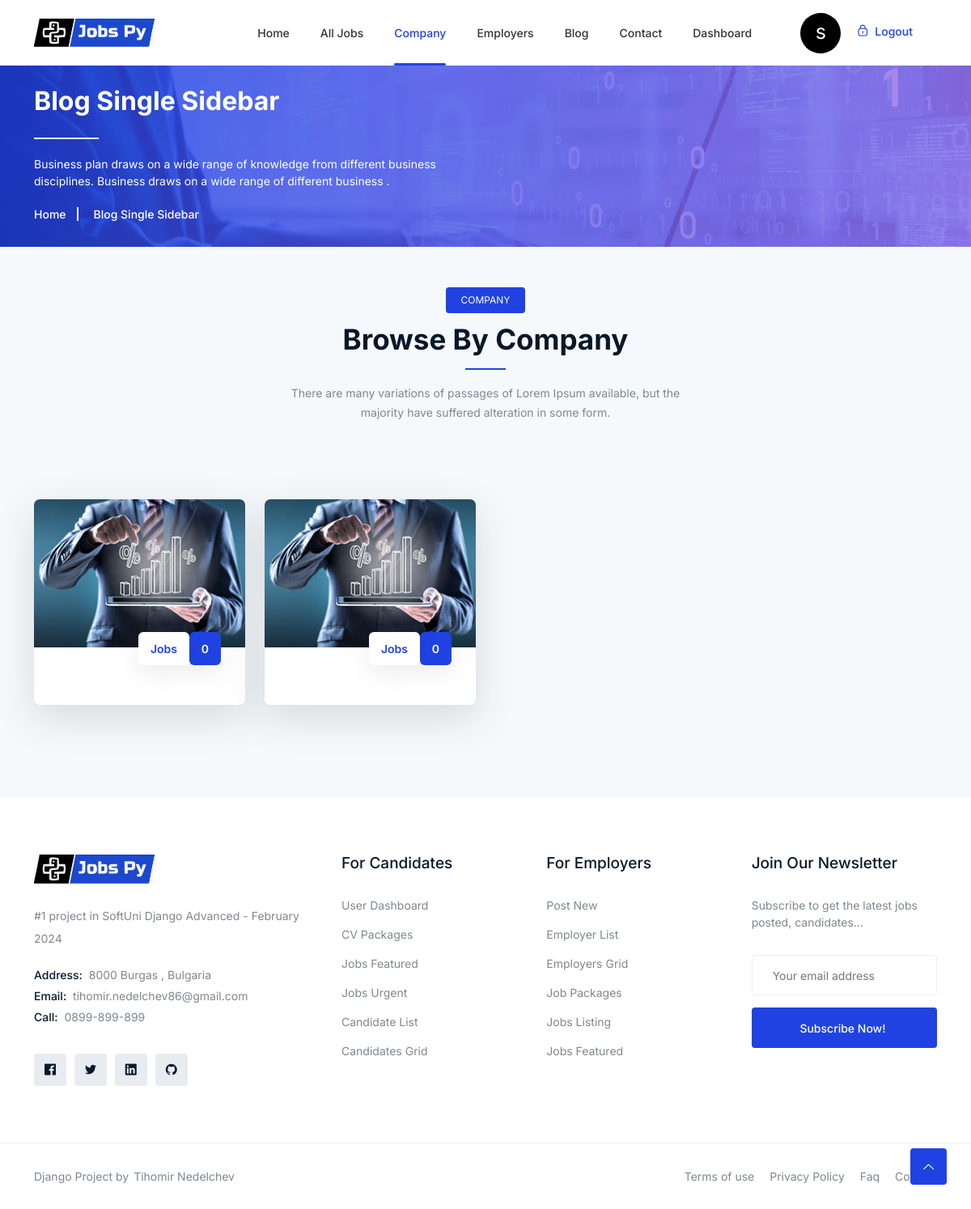
The page /company_lsit/ (signed in) on the database its author committed.
### jobsPy/accounts/models.py (models this page shows)
class Account(AbstractBaseUser, PermissionsMixin):
    username = None
    ROLE_CHOICES = (
        ('jobseeker', 'Job Seeker'),
        ('company', 'Company'),
    )
    role = models.CharField(max_length=10, choices=ROLE_CHOICES)
    date_joined = models.DateTimeField(auto_now_add=True)
    last_login = models.DateTimeField(auto_now_add=True)
    email = models.EmailField(max_length=100, unique=True, null=False, blank=False)
    USERNAME_FIELD = 'email'
    EMAIL_FIELD = 'email'
    REQUIRED_FIELDS = []
    objects = AccountModel()
    is_staff = models.BooleanField(default=False)

### jobsPy/company/models.py (models this page shows, shortened)
class CompanyProfile(models.Model):
    user = models.OneToOneField(UserModel, on_delete=models.CASCADE, primary_key=True, related_name="company")
    name = models.CharField(max_length=40)
    description = RichTextField(null=False, blank=False)
    location = models.CharField(max_length=40)
    email = models.EmailField(max_length=254, null=False, blank=False)
    image = models.ImageField(
        null=True, blank=True, upload_to="company/image")
    website_url = models.URLField(max_length=200)

### jobsPy/company/views.py (the view)
# urls.py: path('company_lsit/', AllCompany.as_view(), name="all_company"),
class AllCompany(ListView):
    model = CompanyProfile
    template_name = "company/company.html"

### templates/company/company.html (shortened to what this page needs)
{% extends 'base.html' %}
{% load static %}
{% block main_content %}
        <div class="breadcrumbs overlay">
        <div class="container">
            <div class="row">
                <div class="col-12">
                    <div class="breadcrumbs-content">
                        <h1 class="page-title">Blog Single Sidebar</h1>
                        <p>Business plan draws on a wide range of knowledge from different business<br> disciplines.
                            Business draws on a wide range of different business .</p>
                    </div>
                    <ul class="breadcrumb-nav">
                        <li><a href="index.html">Home</a></li>
                        <li>Blog Single Sidebar</li>
                    </ul>
                </div>
            </div>
        </div>
    </div>
    <section class="job-category style2 section">
        <div class="container">
            <div class="row">
                <div class="col-12">
                    <div class="section-title">
                        <span class="wow fadeInDown" data-wow-delay=".2s">Company</span>
                        <h2 class="wow fadeInUp" data-wow-delay=".4s">Browse by Company</h2>
                        <p class="wow fadeInUp" data-wow-delay=".6s">There are many variations of passages of Lorem
                            Ipsum available, but the majority have suffered alteration in some form.</p>
                    </div>
                </div>
            </div>
            <div class="cat-head">
                <div class="row">
                    {% for company in object_list %}
                    <div class="col-lg-3 col-md-6 col-12">
                        <a href="{% url 'company-details' company.pk %}" class="single-cat wow" data-wow-delay=".4s">
                            <div class="top-side">
        {% if company.image %}
          <img src="{{ company.image.url }}" alt="{{ company.name }} Image">
            {% else %}
            <img src="{% static 'images/jobs/category-2.jpg' %}" alt="{{ company.name }} Image">
        {% endif %}
                            </div>
                            <div class="bottom-side">
                                <span class="available-job2">Jobs</span><span class="available-job">{{ company.user.job_set.all|length }}</span>
                            </div>
                        </a>
                    </div>
                    {% endfor %}
                </div>
            </div>
        </div>
    </section>
{% endblock %}

### templates/base.html (shortened to what this page needs)
{% load static %}
{% load socialaccount %}
<!DOCTYPE html>
<html class="no-js" lang="zxx">
<head>
    <link rel="stylesheet" href="{% static '/css/bootstrap.min.css' %}" />
    <link rel="stylesheet" href="{% static '/css/LineIcons.2.0.css' %}" />
    <link rel="stylesheet" href="{% static '/css/animate.css' %}" />
    <link rel="stylesheet" href="{% static '/css/tiny-slider.css' %}" />
    <link rel="stylesheet" href="{% static '/css/glightbox.min.css' %}" />
    <link rel="stylesheet" href="{% static '/css/main.css' %}" />
    <link rel="stylesheet" href="{% static '/css/flaticon.css' %}" />
</head>
<body>
    <header class="header style4">
        <div class="navbar-area">
            <div class="container">
                <div class="row align-items-center">
                    <div class="col-lg-12">
                        <nav class="navbar navbar-expand-lg">
                            <a class="navbar-brand logo" href="{% url 'index' %}">
                                <img class="logo1" src="{% static '/images/logo/logo.svg'%}" alt="Logo" />
                            </a>
                            <div class="collapse navbar-collapse sub-menu-bar" id="navbarSupportedContent">
                                <ul id="nav" class="navbar-nav ml-auto">
                                    <li class="nav-item">
                                        <a class="{% if request.resolver_match.url_name == 'index' %}active{% endif %}" href="{% url 'index' %}">Home</a>
                                    </li>
                                    <li class="nav-item "><a class="{% if request.resolver_match.url_name == 'all-jobs' %}active{% endif %}" href="{% url 'all-jobs' %}">All Jobs</a>
                                    </li>
                                    <li class="nav-item"><a class="{% if request.resolver_match.url_name == 'all_company' %}active{% endif %}" href="{% url 'all_company' %}">Company</a>
                                    </li>
                                    <li class="nav-item"><a class="{% if request.resolver_match.url_name == 'all-employees' %}active{% endif %}" href="{% url 'all-employees' %}">Employers</a></li>
                                    <li class="nav-item"><a href="{% url 'blog-list' %}">Blog</a>
                                    </li>
                                    <li class="nav-item"><a class="{% if request.resolver_match.url_name == 'contact' %}active{% endif %}" href="{% url 'contact' %}">Contact </a> </li>
                                    {% if request.user.role == "company"%}
                                          <li class="nav-item "><a class="{% if request.resolver_match.url_name == 'company-dashboard' %}active{% endif %}" href="{% url 'company-dashboard' %}">Dashboard</a></li>
                                    {% elif request.user.role == "jobseeker"%}
                                          <li class="nav-item"><a href="{% url 'job seeker dashboard' %}">Dashboard</a></li>
                                    {% endif %}
                                </ul>
                            </div>
                            <div class="button">
                                {% if user.is_authenticated %}
                                {% if user.company.image %}
                                    <a href="{% url 'login_redirect_dashboard' %} "><img class="user-profile-small" src="{{ user.company.image.url }}" alt="Logo"></a>
                                {% elif user.jobseeker.profile_picture %}
                                    <a href="{% url 'login_redirect_dashboard' %} "><img class="user-profile-small" src="{{ user.jobseeker.profile_picture.url }}" alt="Logo"></a>
                                {% else %}
                                    <div class="text-center align-center"  style="align-items:center !important;justify-content:center !important;background-color: black;width: 50px;height: 50px;border-radius: 50px; margin-right: 20px">
                                    <a href="{% url 'login_redirect_dashboard' %}" style="padding-top: 10%; color: white; font-size: 25px" >{{ user.email.0 }}</a>
                                    </div>
                                {% endif %}
                                    <a href="{% url 'sing-out' %}"  class="login"><i class="lni lni-lock-alt"></i> Logout</a>
                                {% else %}
                                <a href="{% url 'login' %}"   class="login"><i
                                        class="lni lni-lock-alt"></i> Login</a>
                                <a href="{% url 'registration' %}"  class="btn">Sign Up</a>
                                {% endif %}
                            </div>
                        </nav>
                    </div>
                </div>
            </div>
        </div>
    </header>
{% block main_content %}
{% endblock %}
    <footer class="footer">
        <div class="footer-middle">
            <div class="container">
                <div class="row">
                    <div class="col-lg-4 col-md-6 col-12">
                        <div class="f-about single-footer">
                            <div class="logo">
                                <a href="index.html"><img src="{% static '/images/logo/logo.svg'%}" alt="Logo"></a>
                            </div>
                            <p>#1 project in SoftUni Django Advanced - February 2024</p>
                            <ul class="contact-address">
                                <li><span>Address:</span> 8000 Burgas , Bulgaria </li>
                                <li><span>Email:</span> tihomir.nedelchev86@gmail.com</li>
                                <li><span>Call:</span> 0899-899-899</li>
                            </ul>
                            <div class="footer-social">
                                <ul>
                                    <li><a href="https://bg-bg.facebook.com/tihomir.nedelchev" target="_blank"><i class="lni lni-facebook-original"></i></a></li>
                                    <li><a href="#"><i class="lni lni-twitter-original"></i></a></li>
                                    <li><a href="https://www.linkedin.com/in/tihomir-nedelchev/" target="_blank"><i class="lni lni-linkedin-original"></i></a></li>
                                    <li><a href="https://github.com/Nedelchev86" target="_blank"><i class="lni lni-github-original"></i></a></li>
                                </ul>
                            </div>
                        </div>
                    </div>
                    <div class="col-lg-8 col-12">
                        <div class="row">
                            <div class="col-lg-4 col-md-6 col-12">
                                <div class="single-footer f-link">
                                    <h3>For Candidates</h3>
                                    <ul>
                                        <li><a href="#">User Dashboard</a></li>
                                        <li><a href="#">CV Packages</a></li>
                                        <li><a href="#">Jobs Featured</a></li>
                                        <li><a href="#">Jobs Urgent</a></li>
                                        <li><a href="#">Candidate List</a></li>
                                        <li><a href="#">Candidates Grid</a></li>
                                    </ul>
                                </div>
                            </div>
                            <div class="col-lg-4 col-md-6 col-12">
                                <div class="single-footer f-link">
                                    <h3>For Employers</h3>
                                    <ul>
                                        <li><a href="#">Post New</a></li>
                                        <li><a href="#">Employer List</a></li>
                                        <li><a href="#">Employers Grid</a></li>
                                        <li><a href="#">Job Packages</a></li>
                                        <li><a href="#">Jobs Listing</a></li>
                                        <li><a href="#">Jobs Featured</a></li>
                                    </ul>
                                </div>
                            </div>
                            <div class="col-lg-4 col-md-6 col-12">
                                <div class="single-footer newsletter">
                                    <h3>Join Our Newsletter</h3>
                                    <p>Subscribe to get the latest jobs posted, candidates...</p>
                                    <form action="mail/mail.php" method="get" target="_blank" class="newsletter-inner">
                                        <input name="EMAIL" placeholder="Your email address" class="common-input"
                                            onfocus="this.placeholder = ''"
                                            onblur="this.placeholder = 'Your email address'" required="" type="email" autocomplete="email">
                                        <div class="button">
                                            <button class="btn">Subscribe Now! </button>
                                        </div>
                                    </form>
                                </div>
                            </div>
                        </div>
                    </div>
                </div>
            </div>
        </div>
        <div class="footer-bottom">
            <div class="container">
                <div class="inner">
                    <div class="row">
                        <div class="col-lg-6 col-md-6 col-12">
                            <div class="left">
                                <p>Django Project by<a href="#" rel="nofollow">Tihomir Nedelchev</a></p>
                            </div>
                        </div>
                        <div class="col-lg-6 col-md-6 col-12">
                            <div class="right">
                                <ul>
                                    <li><a href="#">Terms of use</a></li>
                                    <li><a href="#"> Privacy Policy</a></li>
                                    <li><a href="#">Faq</a></li>
                                    <li><a href="#">Contact</a></li>
                                </ul>
                            </div>
                        </div>
                    </div>
                </div>
            </div>
        </div>
    </footer>
    <a href="#" class="scroll-top btn-hover">
        <i class="lni lni-chevron-up"></i>
    </a>
</body>
</html>

### rows shown on the page
Account: email.0 "s"
CompanyProfile: user.job_set.all|length "0"
CompanyProfile: user.job_set.all|length "0"
